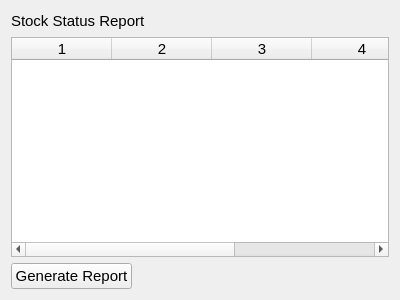
<?xml version="1.0" encoding="UTF-8"?>
<ui version="4.0">
 <class>StockReportWidget</class>
 <widget class="QWidget" name="StockReportWidget">
  <property name="geometry">
   <rect>
    <x>0</x>
    <y>0</y>
    <width>400</width>
    <height>300</height>
   </rect>
  </property>
  <property name="font">
   <font>
    <pointsize>11</pointsize>
   </font>
  </property>
  <property name="windowTitle">
   <string>Form</string>
  </property>
  <layout class="QVBoxLayout" name="verticalLayout">
   <item>
    <layout class="QHBoxLayout" name="horizontalLayout_2">
     <item>
      <widget class="QLabel" name="label">
       <property name="text">
        <string>Stock Status Report</string>
       </property>
      </widget>
     </item>
     <item>
      <spacer name="horizontalSpacer_2">
       <property name="orientation">
        <enum>Qt::Horizontal</enum>
       </property>
       <property name="sizeHint" stdset="0">
        <size>
         <width>40</width>
         <height>20</height>
        </size>
       </property>
      </spacer>
     </item>
    </layout>
   </item>
   <item>
    <widget class="QTableWidget" name="tableWidget">
     <property name="font">
      <font>
       <pointsize>11</pointsize>
      </font>
     </property>
     <property name="columnCount">
      <number>5</number>
     </property>
     <column/>
     <column/>
     <column/>
     <column/>
     <column/>
    </widget>
   </item>
   <item>
    <layout class="QHBoxLayout" name="horizontalLayout">
     <item>
      <widget class="QPushButton" name="generateButton">
       <property name="text">
        <string>Generate Report</string>
       </property>
      </widget>
     </item>
     <item>
      <spacer name="horizontalSpacer">
       <property name="orientation">
        <enum>Qt::Horizontal</enum>
       </property>
       <property name="sizeHint" stdset="0">
        <size>
         <width>40</width>
         <height>20</height>
        </size>
       </property>
      </spacer>
     </item>
    </layout>
   </item>
  </layout>
 </widget>
 <resources/>
 <connections/>
</ui>
